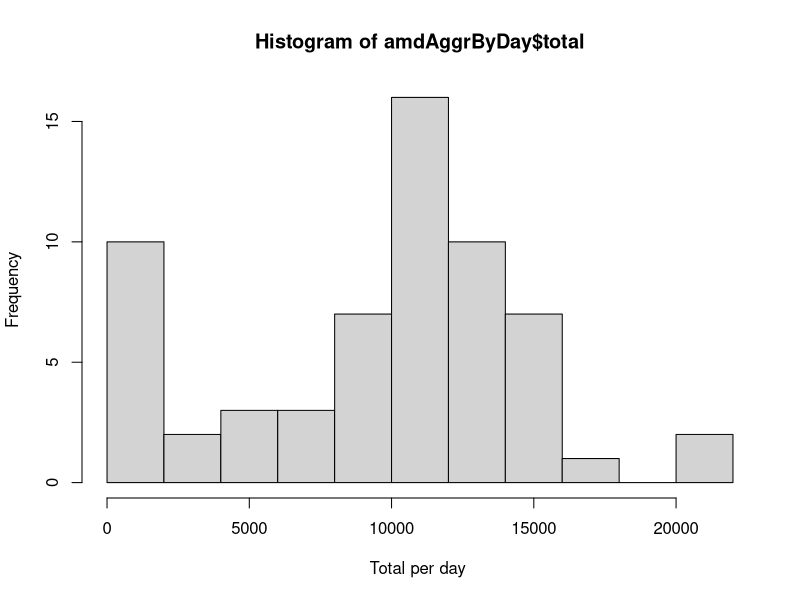
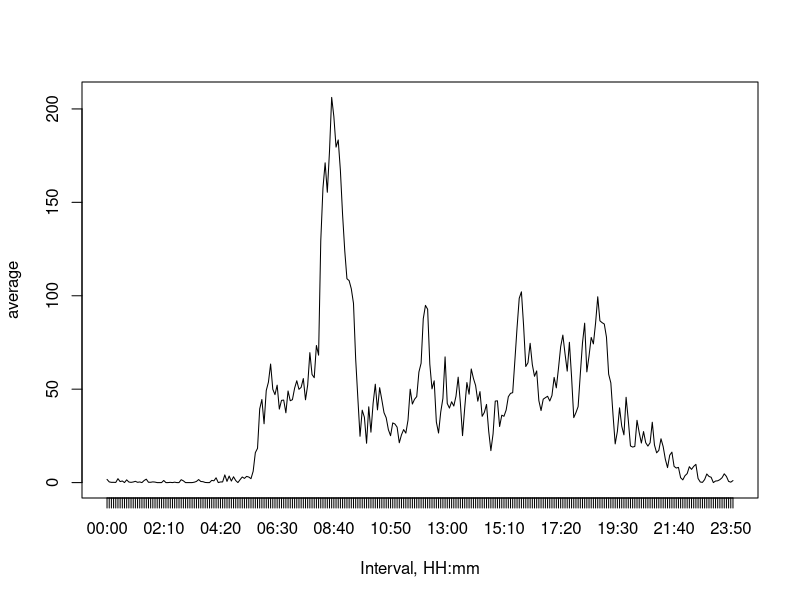
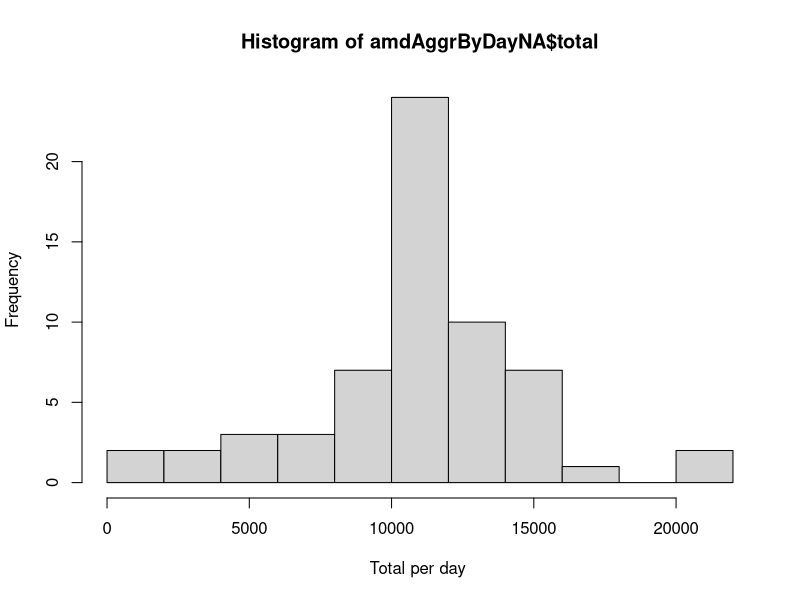
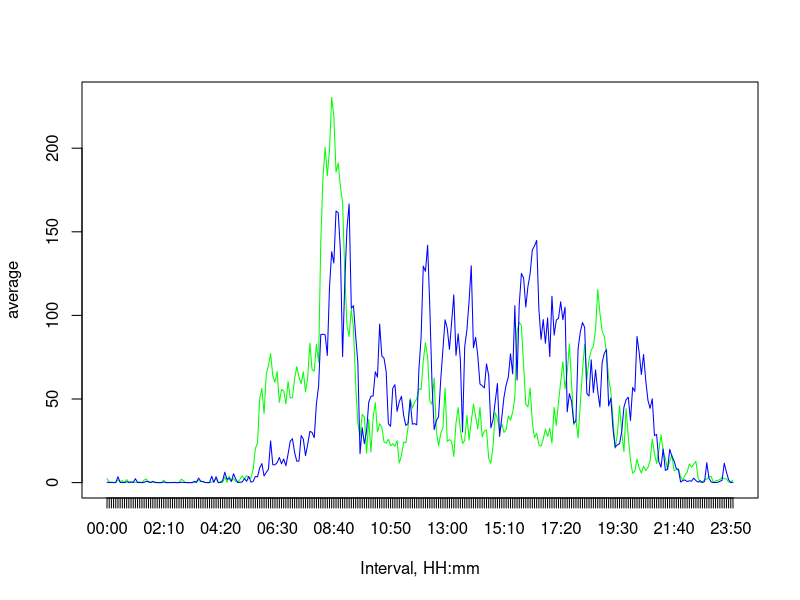

Recreate these plots in R, in order.
## ---- chunk 1
# activity monitoring data - data frame after initial load
# take something in the middle to show NaNs

amd = read.csv("activity.csv");
knitr::kable(amd[285:293,], align="c", digits = 2, caption = "Raw Data: Sample Data Rows")

## ---- chunk 2
amd$date <- as.Date(amd$date, "%m/%d/%Y")

#add rownum for proper sorting
amd$rownumber <- ave(amd$steps, amd$date, FUN = seq_along)

#this method found online - as couldnt find a native one
str_rev <- function(s){
  paste(rev(substring(s,1:nchar(s),1:nchar(s))),collapse="") 
}

#this method is mine and ugly

amd$interval <- sapply(amd$interval ,function(x){y <- str_rev(substr(paste(str_rev(x) , "000", sep = ""), 1, 4))
                                                 paste(substr(y, 1, 2), substr(y,3,5), sep = ":")})

knitr::kable(amd[285:293,], align="c", digits = 2, caption = "Formated data: Sample Data Rows")


## ---- chunk 3
amdAggrByDay <- aggregate(amd$steps, by=list(Category=amd$date), FUN=sum, na.rm=TRUE)
names(amdAggrByDay) <- c("date", "total")


## ---- chunk 4
mn <- sprintf("%.1f",mean(amdAggrByDay$total))
md <- sprintf("%.1f",median(amdAggrByDay$total))
knitr::kable(amdAggrByDay[1:5,], align="c", digits = 2, caption = "Sample Rows for Totals per Date")

## ---- chunk 5
hist(amdAggrByDay$total, xlab="Total per day ", breaks =  10)

## ---- chunk 6
#amdAggrByInterval <- aggregate(amd$steps, by=list(Category=amd$rownumber), FUN=mean, na.rm=TRUE)
amdAggrByInterval <- aggregate(amd$steps, by=list(Category=amd$interval), FUN=mean, na.rm=TRUE)
amdAggrByInterval$rownumber <- ave(amdAggrByInterval$Category, FUN = seq_along)
names(amdAggrByInterval) <- c("time", "mean","interval")

mx <- sprintf("%.1f",max(amdAggrByInterval$mean))
mi <- which(amdAggrByInterval$mean == mx)

plot(x=amdAggrByInterval$interval,y=amdAggrByInterval$mean,type="l",xlab='Interval, HH:mm', ylab="average", xaxt='n')
axis(1, at=amdAggrByInterval$interval, labels=c(amdAggrByInterval$time))

## ---- chunk 7

admMissCount <- aggregate(amd$steps, by=list(Category=amd$date), FUN=function(x){sum(is.na(x))})
names(admMissCount) <- c("date", "count")

## ---- chunk 8
knitr::kable(admMissCount[admMissCount$count >0,], align="c", digits = 2, caption = "Dates with Missing Steps")

## ---- chunk 9
#copy
amdNaReplaced <- amd
#replace NA
amdNaReplaced[,1] <-apply(amd, 1, function(x) 
                                    if(is.na(x[1])) 
                                      amdAggrByInterval$mean[amdAggrByInterval$interval==as.numeric(x[4])] 
                                    else 
                                      as.numeric(x[1]))

## ---- chunk 10
knitr::kable(amdNaReplaced[285:293,], align="c", digits = 2, caption = "Raw Data with NA replaced: Sample Data Rows")

## ---- chunk 11
amdAggrByDayNA <- aggregate(amdNaReplaced$steps, by=list(Category=amdNaReplaced$date), FUN=sum, na.rm=TRUE)
names(amdAggrByDayNA) <- c("date", "total")
mnNA <- sprintf("%.1f",mean(amdAggrByDayNA$total))
mdNA <- sprintf("%.1f",median(amdAggrByDayNA$total))
hist(amdAggrByDayNA$total, xlab="Total per day ", breaks =  10)

## ---- chunk 12

amdAggrByDayNA <- aggregate(amdNaReplaced$steps, by=list(Category=amdNaReplaced$date), FUN=sum, na.rm=TRUE)
names(amdAggrByDayNA) <- c("date", "total")
mnNA <- mean(amdAggrByDayNA$total)
mdNA <- median(amdAggrByDayNA$total)

amdNaReplaced$weekend <- (weekdays(amdNaReplaced$date) %in% c('Saturday','Sunday'))
stepsWE <- amdNaReplaced[amdNaReplaced$weekend==TRUE,]
stepsWD <- amdNaReplaced[amdNaReplaced$weekend==FALSE,]

amdAggrByIntervalWE <- aggregate(stepsWE$steps, by=list(Category=stepsWE$rownumber), FUN=mean)
amdAggrByIntervalWD <- aggregate(stepsWD$steps, by=list(Category=stepsWD$rownumber), FUN=mean)
names(amdAggrByIntervalWE) <- c("interval", "mean")
names(amdAggrByIntervalWD) <- c("interval", "mean")

plot(x=amdAggrByIntervalWE$interval,y=amdAggrByIntervalWD$mean,type="l",col = 'green', xlab='Interval, HH:mm', ylab="average", xaxt='n')
lines(x=amdAggrByIntervalWD$interval,y=amdAggrByIntervalWE$mean,col = 'blue')
axis(1, at=amdAggrByIntervalWE$interval, labels=c(amdAggrByInterval$time))

